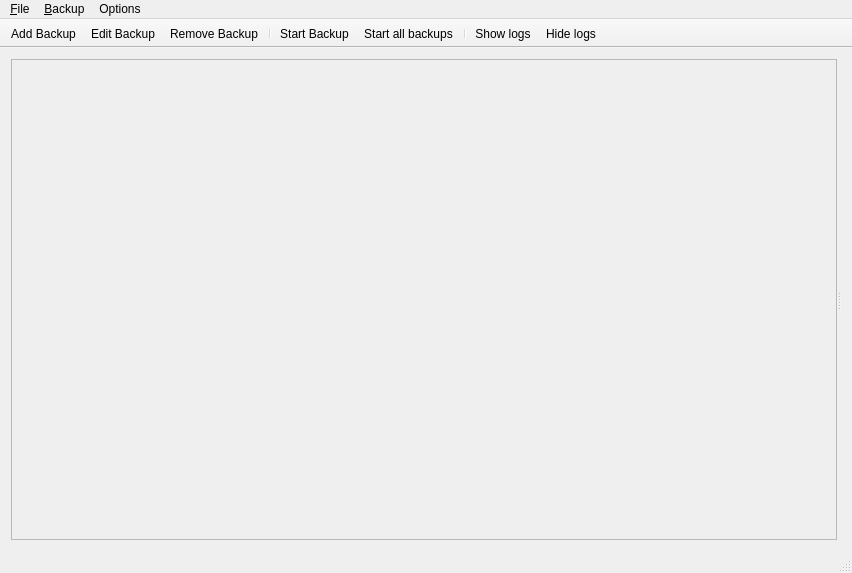
<?xml version="1.0" encoding="UTF-8"?>
<ui version="4.0">
 <class>MainWindow</class>
 <widget class="QMainWindow" name="MainWindow">
  <property name="geometry">
   <rect>
    <x>0</x>
    <y>0</y>
    <width>852</width>
    <height>573</height>
   </rect>
  </property>
  <property name="windowTitle">
   <string notr="true">StarBackup</string>
  </property>
  <property name="windowIcon">
   <iconset resource="resources.qrc">
    <normaloff>:/icons/star</normaloff>:/icons/star</iconset>
  </property>
  <property name="layoutDirection">
   <enum>Qt::LeftToRight</enum>
  </property>
  <widget class="QWidget" name="centralWidget">
   <property name="enabled">
    <bool>true</bool>
   </property>
   <layout class="QVBoxLayout" name="verticalLayout">
    <item>
     <widget class="QSplitter" name="splitter">
      <property name="orientation">
       <enum>Qt::Horizontal</enum>
      </property>
      <widget class="ScrollAreaWithWheels" name="scrollArea_2">
       <property name="sizePolicy">
        <sizepolicy hsizetype="Expanding" vsizetype="Expanding">
         <horstretch>1</horstretch>
         <verstretch>0</verstretch>
        </sizepolicy>
       </property>
       <property name="minimumSize">
        <size>
         <width>150</width>
         <height>80</height>
        </size>
       </property>
       <property name="widgetResizable">
        <bool>true</bool>
       </property>
       <widget class="BackupListWidget" name="backupListWidget">
        <property name="geometry">
         <rect>
          <x>0</x>
          <y>0</y>
          <width>827</width>
          <height>466</height>
         </rect>
        </property>
        <property name="sizePolicy">
         <sizepolicy hsizetype="Expanding" vsizetype="Preferred">
          <horstretch>0</horstretch>
          <verstretch>0</verstretch>
         </sizepolicy>
        </property>
       </widget>
      </widget>
      <widget class="QStackedWidget" name="logs">
       <property name="sizePolicy">
        <sizepolicy hsizetype="Preferred" vsizetype="Preferred">
         <horstretch>2</horstretch>
         <verstretch>0</verstretch>
        </sizepolicy>
       </property>
      </widget>
     </widget>
    </item>
   </layout>
  </widget>
  <widget class="QMenuBar" name="menuBar">
   <property name="geometry">
    <rect>
     <x>0</x>
     <y>0</y>
     <width>852</width>
     <height>21</height>
    </rect>
   </property>
   <widget class="QMenu" name="menu_File">
    <property name="title">
     <string>&amp;File</string>
    </property>
    <addaction name="actionImport_Backup"/>
    <addaction name="actionExport_Backup"/>
    <addaction name="separator"/>
    <addaction name="actionQuit"/>
   </widget>
   <widget class="QMenu" name="menu_Options">
    <property name="title">
     <string>&amp;Backup</string>
    </property>
    <addaction name="actionAdd_Profile"/>
    <addaction name="actionEdit_backup"/>
    <addaction name="actionRemove_backup"/>
    <addaction name="separator"/>
    <addaction name="actionStart_backup"/>
    <addaction name="actionStart_all_backups"/>
   </widget>
   <widget class="QMenu" name="menuOptions">
    <property name="title">
     <string>Options</string>
    </property>
    <addaction name="actionChange_language"/>
   </widget>
   <addaction name="menu_File"/>
   <addaction name="menu_Options"/>
   <addaction name="menuOptions"/>
  </widget>
  <widget class="QToolBar" name="mainToolBar">
   <property name="movable">
    <bool>false</bool>
   </property>
   <property name="iconSize">
    <size>
     <width>36</width>
     <height>36</height>
    </size>
   </property>
   <property name="floatable">
    <bool>true</bool>
   </property>
   <attribute name="toolBarArea">
    <enum>TopToolBarArea</enum>
   </attribute>
   <attribute name="toolBarBreak">
    <bool>false</bool>
   </attribute>
   <addaction name="actionAdd_Profile"/>
   <addaction name="actionEdit_backup"/>
   <addaction name="actionRemove_backup"/>
   <addaction name="separator"/>
   <addaction name="actionStart_backup"/>
   <addaction name="actionStart_all_backups"/>
   <addaction name="separator"/>
   <addaction name="actionShow_logs"/>
   <addaction name="actionHide_logs"/>
  </widget>
  <widget class="QStatusBar" name="statusBar"/>
  <action name="actionAdd_Profile">
   <property name="icon">
    <iconset resource="resources.qrc">
     <normaloff>:/icons/add</normaloff>:/icons/add</iconset>
   </property>
   <property name="text">
    <string>Add Backup</string>
   </property>
   <property name="toolTip">
    <string>Add a new backup profile</string>
   </property>
  </action>
  <action name="actionRemove_backup">
   <property name="icon">
    <iconset resource="resources.qrc">
     <normaloff>:/icons/remove</normaloff>:/icons/remove</iconset>
   </property>
   <property name="text">
    <string>Remove Backup</string>
   </property>
   <property name="toolTip">
    <string>Remove the selected backup</string>
   </property>
  </action>
  <action name="actionEdit_backup">
   <property name="icon">
    <iconset resource="resources.qrc">
     <normaloff>:/icons/edit</normaloff>:/icons/edit</iconset>
   </property>
   <property name="text">
    <string>Edit Backup</string>
   </property>
   <property name="toolTip">
    <string>Edit the selected backup</string>
   </property>
  </action>
  <action name="actionStart_backup">
   <property name="icon">
    <iconset resource="resources.qrc">
     <normaloff>:/icons/launch</normaloff>:/icons/launch</iconset>
   </property>
   <property name="text">
    <string>Start Backup</string>
   </property>
   <property name="toolTip">
    <string>Start the selected backup now</string>
   </property>
  </action>
  <action name="actionQuit">
   <property name="icon">
    <iconset resource="resources.qrc">
     <normaloff>:/icons/quit</normaloff>:/icons/quit</iconset>
   </property>
   <property name="text">
    <string>Quit</string>
   </property>
   <property name="toolTip">
    <string>Quit completely (scheduled backups will NOT be executed)</string>
   </property>
  </action>
  <action name="actionStart_all_backups">
   <property name="icon">
    <iconset resource="resources.qrc">
     <normaloff>:/icons/launchall</normaloff>:/icons/launchall</iconset>
   </property>
   <property name="text">
    <string>Start all backups</string>
   </property>
   <property name="toolTip">
    <string>Start all backups now</string>
   </property>
  </action>
  <action name="actionShow">
   <property name="icon">
    <iconset resource="resources.qrc">
     <normaloff>:/icons/window</normaloff>:/icons/window</iconset>
   </property>
   <property name="text">
    <string>Show</string>
   </property>
   <property name="toolTip">
    <string>Show the main window</string>
   </property>
  </action>
  <action name="actionShow_logs">
   <property name="icon">
    <iconset resource="resources.qrc">
     <normaloff>:/icons/2right</normaloff>:/icons/2right</iconset>
   </property>
   <property name="text">
    <string>Show logs</string>
   </property>
   <property name="toolTip">
    <string>Show the logs</string>
   </property>
   <property name="visible">
    <bool>true</bool>
   </property>
   <property name="iconVisibleInMenu">
    <bool>true</bool>
   </property>
  </action>
  <action name="actionHide_logs">
   <property name="icon">
    <iconset resource="resources.qrc">
     <normaloff>:/icons/2left</normaloff>:/icons/2left</iconset>
   </property>
   <property name="text">
    <string>Hide logs</string>
   </property>
   <property name="toolTip">
    <string>Hide the logs</string>
   </property>
  </action>
  <action name="actionImport_Backup">
   <property name="icon">
    <iconset resource="resources.qrc">
     <normaloff>:/icons/download</normaloff>:/icons/download</iconset>
   </property>
   <property name="text">
    <string>Import Backup(s)</string>
   </property>
   <property name="toolTip">
    <string>Import some Backup Profile(s) from some XML file(s)</string>
   </property>
  </action>
  <action name="actionExport_Backup">
   <property name="icon">
    <iconset resource="resources.qrc">
     <normaloff>:/icons/upload</normaloff>:/icons/upload</iconset>
   </property>
   <property name="text">
    <string>Export Backup</string>
   </property>
   <property name="toolTip">
    <string>Export the selected Backup Profile to an XML File</string>
   </property>
  </action>
  <action name="actionChange_language">
   <property name="text">
    <string>Change language</string>
   </property>
  </action>
 </widget>
 <layoutdefault spacing="6" margin="11"/>
 <customwidgets>
  <customwidget>
   <class>BackupListWidget</class>
   <extends>QWidget</extends>
   <header>backuplistwidget.h</header>
   <container>1</container>
  </customwidget>
  <customwidget>
   <class>ScrollAreaWithWheels</class>
   <extends>QScrollArea</extends>
   <header>backuplistwidget.h</header>
   <container>1</container>
  </customwidget>
 </customwidgets>
 <resources>
  <include location="resources.qrc"/>
 </resources>
 <connections/>
</ui>
